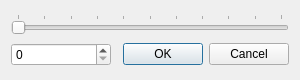
<?xml version="1.0" encoding="UTF-8"?>
<ui version="4.0">
 <class>HeaderEdit</class>
 <widget class="QDialog" name="HeaderEdit">
  <property name="windowModality">
   <enum>Qt::WindowModal</enum>
  </property>
  <property name="geometry">
   <rect>
    <x>0</x>
    <y>0</y>
    <width>300</width>
    <height>80</height>
   </rect>
  </property>
  <property name="minimumSize">
   <size>
    <width>300</width>
    <height>80</height>
   </size>
  </property>
  <property name="maximumSize">
   <size>
    <width>300</width>
    <height>80</height>
   </size>
  </property>
  <property name="windowTitle">
   <string>Edit Header</string>
  </property>
  <property name="autoFillBackground">
   <bool>false</bool>
  </property>
  <property name="modal">
   <bool>true</bool>
  </property>
  <layout class="QGridLayout" name="gridLayout">
   <item row="2" column="1">
    <widget class="QDialogButtonBox" name="buttonBox">
     <property name="orientation">
      <enum>Qt::Horizontal</enum>
     </property>
     <property name="standardButtons">
      <set>QDialogButtonBox::Cancel|QDialogButtonBox::Ok</set>
     </property>
    </widget>
   </item>
   <item row="0" column="0" colspan="2">
    <widget class="QSlider" name="slValue">
     <property name="maximum">
      <number>10</number>
     </property>
     <property name="orientation">
      <enum>Qt::Horizontal</enum>
     </property>
     <property name="tickPosition">
      <enum>QSlider::TicksAbove</enum>
     </property>
    </widget>
   </item>
   <item row="2" column="0">
    <widget class="QSpinBox" name="sbValue">
     <property name="minimumSize">
      <size>
       <width>100</width>
       <height>0</height>
      </size>
     </property>
     <property name="maximum">
      <number>10</number>
     </property>
    </widget>
   </item>
  </layout>
 </widget>
 <resources/>
 <connections>
  <connection>
   <sender>buttonBox</sender>
   <signal>accepted()</signal>
   <receiver>HeaderEdit</receiver>
   <slot>accept()</slot>
   <hints>
    <hint type="sourcelabel">
     <x>248</x>
     <y>254</y>
    </hint>
    <hint type="destinationlabel">
     <x>157</x>
     <y>274</y>
    </hint>
   </hints>
  </connection>
  <connection>
   <sender>buttonBox</sender>
   <signal>rejected()</signal>
   <receiver>HeaderEdit</receiver>
   <slot>reject()</slot>
   <hints>
    <hint type="sourcelabel">
     <x>316</x>
     <y>260</y>
    </hint>
    <hint type="destinationlabel">
     <x>286</x>
     <y>274</y>
    </hint>
   </hints>
  </connection>
  <connection>
   <sender>sbValue</sender>
   <signal>valueChanged(int)</signal>
   <receiver>slValue</receiver>
   <slot>setValue(int)</slot>
   <hints>
    <hint type="sourcelabel">
     <x>58</x>
     <y>56</y>
    </hint>
    <hint type="destinationlabel">
     <x>149</x>
     <y>24</y>
    </hint>
   </hints>
  </connection>
  <connection>
   <sender>slValue</sender>
   <signal>valueChanged(int)</signal>
   <receiver>sbValue</receiver>
   <slot>setValue(int)</slot>
   <hints>
    <hint type="sourcelabel">
     <x>149</x>
     <y>24</y>
    </hint>
    <hint type="destinationlabel">
     <x>58</x>
     <y>56</y>
    </hint>
   </hints>
  </connection>
 </connections>
</ui>
